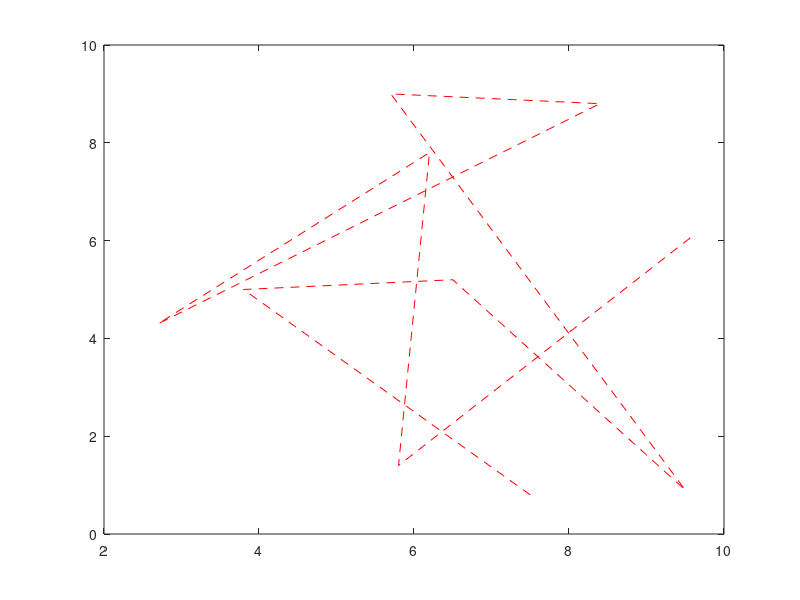

Write MATLAB code to recreate this figure. (Note: this script raises an error after producing the figure.)
x = [7.5 3.8 6.5 9.5 5.7 8.4 2.7 6.2 5.8 9.6]
y = [0.8 5.0 5.2 0.9 9.0 8.8 4.3 7.8 1.4 6.1]
plot(x,y,'Color','r','Linestyle','--')

hold on;
scatter(7.5,0.8,'x','b');
%jai cree une matrice ou la premeier ligne represente lerreur des abscise
%et la deuxieme ligne represente lerreur des abscisse
e = [ x(2 :1 : 10 )- x(1: 1  :  9) ;  y(2 :1 : 10 )- y(1: 1  :  9) ] 
%on utlise la formule x^2+y^2=rayon^2 pour trouver le rayon a chaque fois
rayon= sqrt ((e(1 , 1 : end)).^2 + (e(2 , 1 : end )).^2)
%on met des cercles vertes
scatter(x(2:end),y(2:end),rayon*10,'g')
%jai limpression que lescedrcles ont le meme rayon
p=line( x,1)
